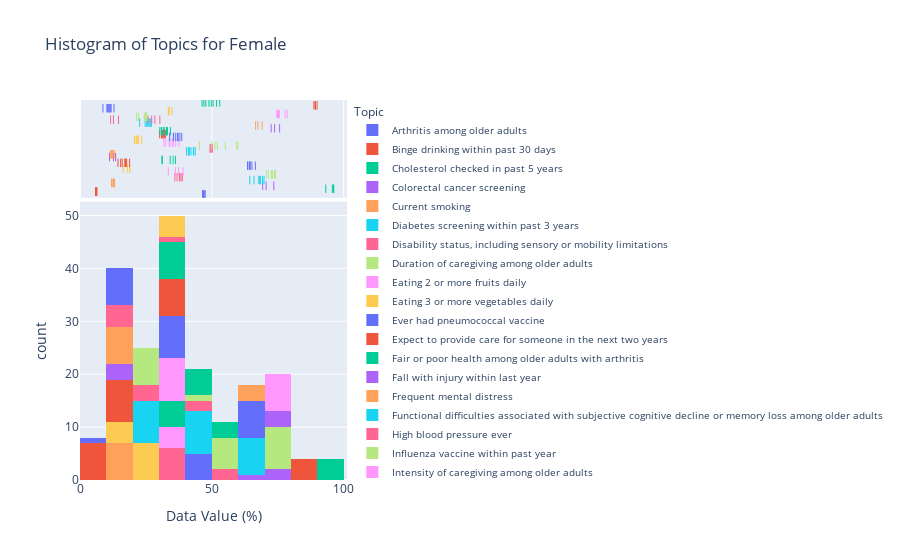
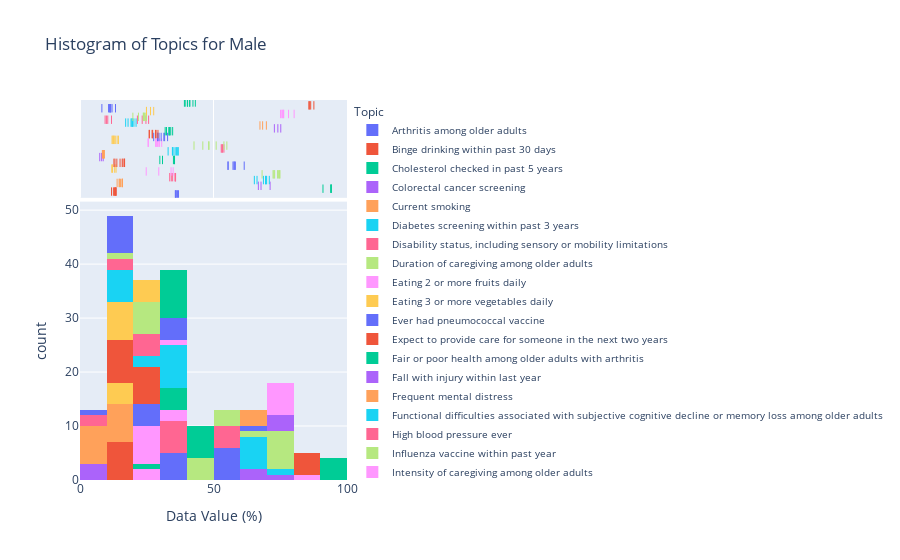

The code cell stored with these charts, in order, in its notebook:
### Code cell
# Filter the data for 'Female'
df_female = df_cleaned_filtered[df_cleaned_filtered['Stratification2'] == 'Female'].sort_values(by='Topic')

# Create histogram for 'Female'
fig_female = px.histogram(df_female, x='Data_Value', color='Topic',
                          labels={'Data_Value': 'Data Value (%)'},
                          title='Histogram of Topics for Female',
                          marginal='rug')
fig_female.update_layout(legend=dict(font=dict(size=10)))

# Filter the data for 'Male'
df_male = df_cleaned_filtered[df_cleaned_filtered['Stratification2'] == 'Male'].sort_values(by='Topic')

# Create histogram for 'Male'
fig_male = px.histogram(df_male, x='Data_Value', color='Topic',
                        labels={'Data_Value': 'Data Value (%)'},
                        title='Histogram of Topics for Male',
                        marginal='rug')
fig_male.update_layout(legend=dict(font=dict(size=10)))

# Show the figures
fig_female.show()
fig_male.show()
